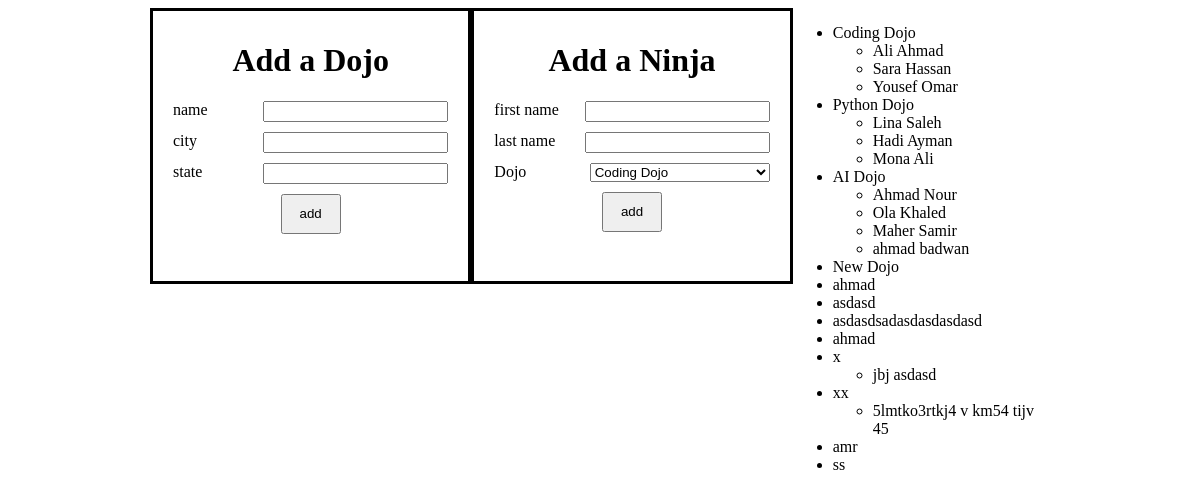
The page / on the database its author committed.
### myapp/models.py (models this page shows)
class Dojo(models.Model):
    name=models.CharField(max_length=255)
    city=models.CharField(max_length=250)
    state=models.CharField(max_length=2)
    crated_at=models.DateTimeField(auto_now_add=True)
    updated_at=models.DateTimeField(auto_now=True)
    desc = models.TextField(default="old dojo")

class Ninjas(models.Model):
    first_name=models.CharField(max_length=255)
    last_name=models.CharField(max_length=255)
    dojo=models.ForeignKey(Dojo,related_name='ninjas',on_delete=models.CASCADE)
    created_at=models.DateTimeField(auto_now_add=True)
    updated_at=models.DateTimeField(auto_now=True)

### myapp/views.py (the view)
# urls.py: path('',views.root),
def root(request):
    dojos=get_dojos()
    context={
        "dojos": dojos
    }
    return render(request,'index.html',context)

### myapp/models.py (called while the page is built)
def get_dojos():
    return Dojo.objects.all()

### myapp/templates/index.html (shortened to what this page needs)
<!DOCTYPE html>
<html lang="en">
<head>
    {% load static %}
    <link rel="stylesheet" href="{% static 'style.css' %}">
</head>
<body>
    <div class="contener">
        <div class="dojo">
            <h1>Add a Dojo</h1>
            <form action="create_dojo/" method="post">
                <div class="name">
                    <label for="">name</label>
                    <input type="text" name="name" id="">
                </div>
                <div class="city">
                    <label for="">city</label>
                    <input type="text" name="city" id="">
                </div>
                <div class="state">
                    <label for="">state</label>
                    <input type="text" name="state" id="">
                </div>
                <button type="submit">add</button>
            </form>
        </div>
        <div class="ninja">
            <h1>Add a Ninja</h1>
            <form action="/creat_ninja/" method="POST">
                <div class="first_name">
                    <label for="">first name</label>
                    <input type="text" name="first_name" id="">
                </div>
                <div class="last_name">
                    <label for="">last name</label>
                    <input type="text" name="last_name" id="">
                </div>
                <div class="select">
                    <label for="">Dojo</label>
                     <select name="dojo" id="">
                        {% for dojo in dojos %}
                            <option value="{{dojo.id}}">{{dojo.name}}</option>
                        {% endfor %}
                     </select>
                </div>
                <input type="submit" name="submit_ninja" value="add" id="submit_ninja">
            </form>
        </div>
        <div class="desplay_dojo">
            <ul>
                {% for dojo in dojos %}
                <li>{{dojo.name}}
                    <ul>
            {% for ninja in dojo.ninjas.all %}
            <li>{{ninja.first_name}} {{ninja.last_name}}</li>
            {% endfor %}
                    </ul>
                </li>
                {% endfor %}
            </ul>
            </div>
    </div>
</body>
</html>

### myapp/static/style.css (style rules this page uses)
.contener { display: flex; justify-content: space-between; width: 900px; margin: 0 auto; }
.dojo { height: 250px; width: 300px; border: 3px solid black; text-align: center; padding: 10px; }
.dojo div { display: flex; justify-content: space-between; margin: 10px; }
button { width: 60px; height: 40px; }
.ninja { height: 250px; width: 300px; border: 3px solid black; text-align: center; padding: 10px; }
.ninja div { display: flex; justify-content: space-between; margin: 10px; }
.ninja select { width: 180px; }
#submit_ninja { width: 60px; height: 40px; }

### rows shown on the page
Dojo: name "Coding Dojo"
Ninjas: first_name "Ali", last_name "Ahmad"
Ninjas: first_name "Sara", last_name "Hassan"
Ninjas: first_name "Yousef", last_name "Omar"
Dojo: name "Python Dojo"
Ninjas: first_name "Lina", last_name "Saleh"
Ninjas: first_name "Hadi", last_name "Ayman"
Ninjas: first_name "Mona", last_name "Ali"
Dojo: name "AI Dojo"
Ninjas: first_name "Ahmad", last_name "Nour"
Ninjas: first_name "Ola", last_name "Khaled"
Ninjas: first_name "Maher", last_name "Samir"
Ninjas: first_name "ahmad", last_name "badwan"
Dojo: name "New Dojo"
Dojo: name "ahmad"
Dojo: name "asdasd"
Dojo: name "asdasdsadasdasdasdasd"
Dojo: name "ahmad"
Dojo: name "x"
Ninjas: first_name "jbj", last_name "asdasd"
Dojo: name "xx"
Ninjas: first_name "5lmtko3rtkj4 v", last_name "km54 tijv 45"
Dojo: name "amr"
Dojo: name "ss"

### other values the page prints
form field dojo "Coding Dojo"
